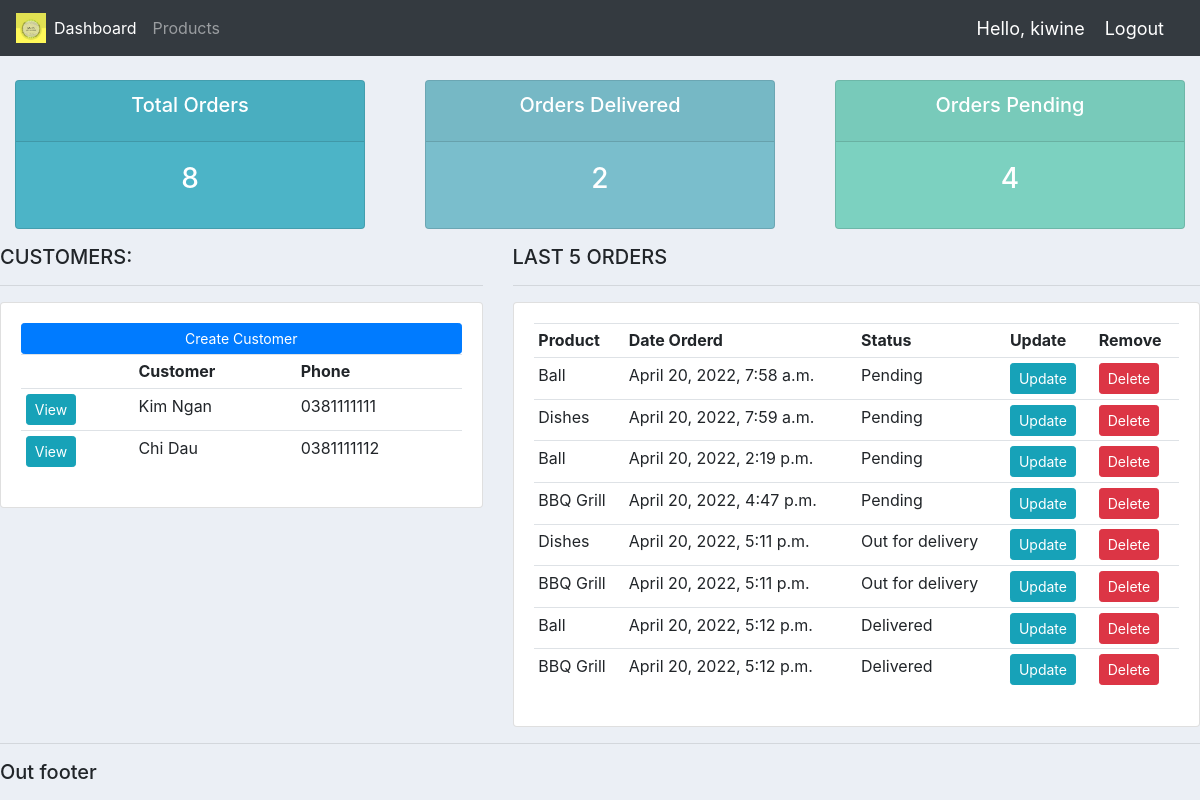
The app's page / (signed in) with its own data.
### accounts/models.py (models this page shows, shortened)
class Customer(models.Model): # để thêm customer vào db thì cần chạy lệnh makemigrations (python manage.py makemigrations)
	name = models.CharField(max_length=200, null=True) #cho phep gia tri null
	phone = models.CharField(max_length=200,null=True)
	email = models.CharField(max_length=200,null=True)
	date_created = models.DateTimeField(auto_now_add = True,null=True)

class Order(models.Model):
	STATUS = (
			('Pending','Pending'),
			('Out for delivery','Out for delivery'),
			('Delivered','Delivered'),
			)
	customer = models.ForeignKey(Customer, null=True, on_delete = models.SET_NULL)  # set khóa ngoại trỏ tới bảng Customer
	product = models.ForeignKey(Product, null=True, on_delete = models.SET_NULL)
	date_created = models.DateTimeField(auto_now_add = True,null=True)
	status = models.CharField(max_length=200, null=True, choices=STATUS)
	note = models.CharField(max_length=1000, null=True)

class Product(models.Model):
	CATEGORY = (
			('Indoor','Indoor'),
			('Outdoor','Outdoor'),
			)
	name= models.CharField(max_length=200, null=True)
	price = models.FloatField(null=True)
	category = models.CharField(max_length=200, null=True, choices=CATEGORY) #category xac dinh gia tri dua vao CATEGORY, like a dropdown menu
	discription = models.CharField(max_length=200, null=True, blank=True)
	date_created = models.DateTimeField(auto_now_add = True,null=True)
	tags = models.ManyToManyField(Tag)
	def __str__(self):  #hiện tên của object customer trên admin panel
		return self.name

### accounts/decorators.py (the view)
	def wrapper_func(request, *args, **kwargs):
		group = None
		if request.user.groups.exists():
			group = request.user.groups.all()[0].name
		if group == 'customer':
			return redirect('user-page')
		if group == 'admin':
			return view_func(request, *args, **kwargs)

### accounts/views.py (called while the page is built)
@login_required(login_url='login') #dđặt trước những view muốn hạn chế truy cập, thay vào đó sẽ đi đến trang login
@admin_only #chi nhung user co role la admin thi moic co quyen truy cap vao home
def home(request):
	orders = Order.objects.all()
	customers = Customer.objects.all()
	total_customers = customers.count()
	total_orders = orders.count()
	delivered = orders.filter(status='Delivered').count()
	pending = orders.filter(status ='Pending').count()
	context = {'orders':orders,'customers':customers, 'total_customers':total_customers,
				'total_orders':total_orders,'delivered':delivered, 'pending':pending }
	return render(request,'accounts/dashboard.html',context) #render tới vị trí file dashboard.html

### accounts/templates/accounts/dashboard.html
{% extends 'accounts/main.html' %}
{% block content %}
{% include 'accounts/status.html' %}
<div class="row">
	<div class="col-md-5">
		<h5>CUSTOMERS:</h5>
		<hr>
		<div class="card card-body">
			<a class="btn btn-primary  btn-sm btn-block" href="">Create Customer</a>
			<table class="table table-sm">
				<tr>
					<th></th>
					<th>Customer</th>
					<th>Phone</th>
					{% for customer in customers %}
						<tr>
							<td><a class= "btn btn-sm btn-info" href="{% url 'customer' customer.id %}">View</a></td>
							<td> {{customer.name}} </td>
							<td> {{customer.phone}} </td>
						</tr>
					{% endfor %}
				</tr>
			</table>
		</div>
	</div>
	<div class="col-md-7">
		<h5>LAST 5 ORDERS</h5>
		<hr>
		<div class="card card-body">
			<table class="table table-sm">
				<tr>
					<th>Product</th>
					<th>Date Orderd</th>
					<th>Status</th>
					<th>Update</th>
					<th>Remove</th>
					{% for order in orders %}
						<tr>
							<td> {{order.product}} </td>
							<td> {{order.date_created}} </td>
							<td> {{order.status}} </td>
							<td> <a class= "btn btn-sm btn-info" href="{% url 'update_order' order.id %}">Update</a> </td>
							<td> <a class= "btn btn-sm btn-danger" href="{% url 'delete_order' order.id %}">Delete</a> </td>
						</tr>
					{% endfor %}
				</tr>
			</table>
		</div>
	</div>
</div>
{% endblock %}

### accounts/templates/accounts/main.html (shortened to what this page needs)
{% load static %}
<!DOCTYPE html>
<html>
<head>
	<link rel="stylesheet" href="https://cdn.jsdelivr.net/npm/bootstrap@4.3.1/dist/css/bootstrap.min.css">
	<link rel="stylesheet" type="text/css" href="{% static '/css/main.css' %}">
</head>
<body>
	{% include 'accounts/navbar.html' %}
	{% block content %}
	{% endblock %}
	<hr>
	<h5>Out footer</h5>
</body>
</html>

### accounts/templates/accounts/navbar.html (shortened to what this page needs)
	{% load static %}
	<nav class="navbar navbar-expand-lg navbar-dark bg-dark">
  <img src="{% static 'img/LOGO.png' %}" style="width: 30px; height: 30px">
  <div class="collapse navbar-collapse" id="navbarNav">
    <ul class="navbar-nav">
      {% if request.user.is_staff %}
      <li class="nav-item active">
        <a class="nav-link" href="{% url 'home' %}">Dashboard</a>
      </li>
      <li class="nav-item">
        <a class="nav-link" href="{% url 'products' %}">Products</a>
      </li>
     {% endif %}
    </ul>
  </div>
  <span class="hello-msg">Hello, {{request.user}}</span>
  <span><a class="hello-msg" href="{% url 'logout' %}">Logout</a></span>
</nav>

### accounts/templates/accounts/status.html
<br>
<div class="row">
	<div class="col">
		<div class="col-md">
			<div class="card text-center text-white  mb-3" id="total-orders">
			  	<div class="card-header">
			  		<h5 class="card-title">Total Orders</h5>
			  	</div>
			  	<div class="card-body">
			    	<h3 class="card-title">{{total_orders}}</h3>
			  	</div>
			</div>
		</div>
	</div>
	<div class="col">
		<div class="col-md">
			<div class="card text-center text-white  mb-3" id="orders-delivered">
			  	<div class="card-header">
			  		<h5 class="card-title">Orders Delivered</h5>
			  	</div>
			  	<div class="card-body">
			    	<h3 class="card-title">{{delivered}}</h3>
			  	</div>
			</div>
		</div>
	</div>
	<div class="col">
		<div class="col-md">
			<div class="card text-center text-white  mb-3" id="orders-pending">
			  	<div class="card-header">
			  		<h5 class="card-title">Orders Pending</h5>
			  	</div>
			  	<div class="card-body">
			    	<h3 class="card-title">{{pending}}</h3>
			  	</div>
			</div>
		</div>
	</div>
</div>

### static/css/main.css (style rules this page uses)
body { background-color: #ebeff5; }
#total-orders { background-color: #4cb4c7; }
#orders-delivered { background-color: #7abecc; }
#orders-pending { background-color: #7CD1C0; }

### accounts/templates/accounts/main.html (style rules this page uses)
body { background-color: #ebeff5; }
#total-orders { background-color: #4cb4c7; }
#orders-delivered { background-color: #7abecc; }
#orders-pending { background-color: #7CD1C0; }

### accounts/templates/accounts/navbar.html (style rules this page uses)
.hello-msg { font-size: 18px; color: white; margin-right: 20px; }

### records on screen
Customer: name "Kim Ngan", phone "0381111111"
Customer: name "Chi Dau", phone "0381111112"
Order: product "Ball", date_created "April 20, 2022, 7:58 a.m.", status "Pending"
Order: product "Dishes", date_created "April 20, 2022, 7:59 a.m.", status "Pending"
Order: product "Ball", date_created "April 20, 2022, 2:19 p.m.", status "Pending"
Order: product "BBQ Grill", date_created "April 20, 2022, 4:47 p.m.", status "Pending"
Order: product "Dishes", date_created "April 20, 2022, 5:11 p.m.", status "Out for delivery"
Order: product "BBQ Grill", date_created "April 20, 2022, 5:11 p.m.", status "Out for delivery"
Order: product "Ball", date_created "April 20, 2022, 5:12 p.m.", status "Delivered"
Order: product "BBQ Grill", date_created "April 20, 2022, 5:12 p.m.", status "Delivered"

### other values on screen
{{ request.user }} "kiwine"
{{ total_orders }} "8"
{{ delivered }} "2"
{{ pending }} "4"
